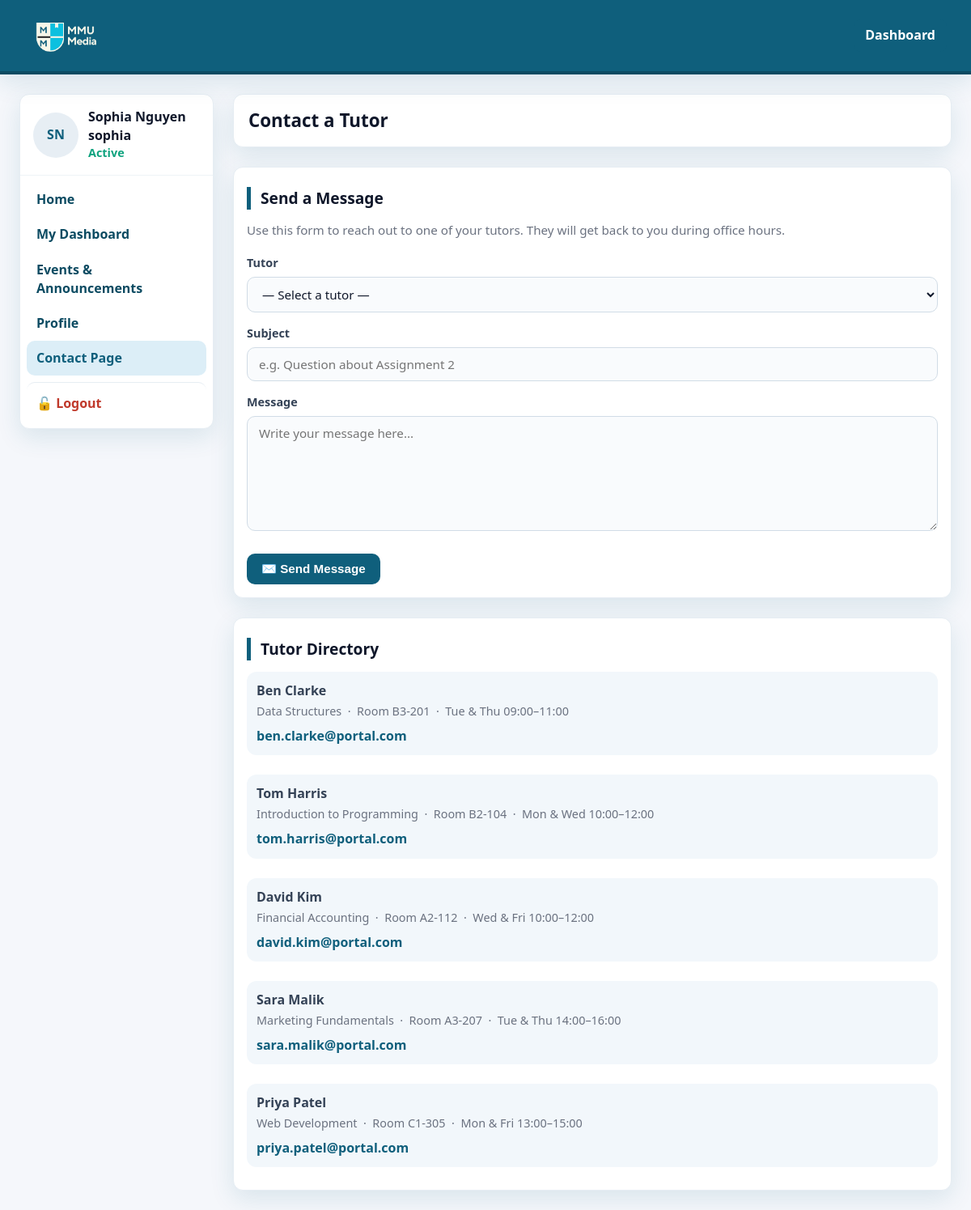
The app's page /contact (signed in) with its own data.
### tables this page shows
CREATE TABLE users (
            id             INTEGER PRIMARY KEY AUTOINCREMENT,
            first_name     TEXT    NOT NULL,
            last_name      TEXT    NOT NULL,
            email          TEXT    UNIQUE NOT NULL,
            password       TEXT    NOT NULL,
            role           TEXT    NOT NULL DEFAULT 'student'
                           CHECK(role IN ('student', 'tutor', 'admin')),
            office_number  TEXT,
            office_hours   TEXT
        );

### app.py (the view)
@app.route('/contact')
def contact():
    if 'user_id' not in session:
        return redirect('/login')
    conn = get_db()
    cursor = conn.cursor()
    if session.get('user_role') == 'tutor':
        cursor.execute("""
            SELECT DISTINCT u.first_name, u.last_name, u.email, c.name, c.code
            FROM users u
            JOIN enrollments e ON e.user_id = u.id
            JOIN courses c ON e.course_id = c.id
            JOIN subjects s ON s.course_id = c.id
            WHERE s.tutor_id = ? AND u.role = 'student'
            ORDER BY u.last_name, u.first_name
        """, (session['user_id'],))
        students = [
            {'first_name': r[0], 'last_name': r[1], 'email': r[2],
             'course_name': r[3], 'course_code': r[4]}
            for r in cursor.fetchall()
        ]
        conn.close()
        return render_template('contact.html', students=students)
    else:
        cursor.execute("""
            SELECT u.first_name, u.last_name, u.email,
                   u.office_number, u.office_hours,
                   GROUP_CONCAT(s.name, ', ') AS subjects
            FROM users u
            JOIN subjects s ON s.tutor_id = u.id
            WHERE u.role = 'tutor'
            GROUP BY u.id
            ORDER BY u.last_name
        """)
        tutors = [
            {'name': f"{r[0]} {r[1]}", 'email': r[2] or '',
             'office_number': r[3] or '—', 'office_hours': r[4] or '—',
             'subjects': r[5] or '—'}
            for r in cursor.fetchall()
        ]
        conn.close()
        return render_template('contact.html', tutors=tutors)

### app.py (called while the page is built)
def get_db():
    conn = sqlite3.connect(DB_PATH, timeout=30, check_same_thread=False)
    conn.execute("PRAGMA journal_mode=WAL")
    conn.execute("PRAGMA busy_timeout=30000")
    return conn

### templates/contact.html (shortened to what this page needs)
<!DOCTYPE html>
<html lang="en">
<head>
  <link rel="stylesheet" href="{{ url_for('static', filename='css/style.css') }}">
  <link rel="stylesheet" href="https://cdn.jsdelivr.net/npm/bootstrap-icons@1.11.3/font/bootstrap-icons.min.css">
</head>
<body>
  <header class="topbar">
    <div class="brand">
      <img src="{{ url_for('static', filename='assets/MMUMediaLogo.png') }}" alt="MMU Media Logo" height="44">
    </div>
    <nav class="nav-buttons">
      <a href="{{ url_for('dashboard') }}">Dashboard</a>
    </nav>
  </header>
  <div class="app" style="grid-template-columns: 240px 1fr">
    <aside class="sidebar" id="sidebar">
      <div class="profile">
        <div class="avatar">{{ session.user_name[0] | upper }}{{ session.user_last_name[0] | upper }}</div>
        <div class="identity">
          <div class="name">{{ session.user_name }} {{ session.user_last_name }}</div>
          <div class="status">Active</div>
        </div>
      </div>
      <nav class="nav">
        <a href="{{ url_for('index') }}">Home</a>
        <a href="{{ url_for('dashboard') }}">My Dashboard</a>
        <a href="{{ url_for('firstPage') }}">Events &amp; Announcements</a>
        <a href="{{ url_for('profile') }}">Profile</a>
        <a href="{{ url_for('contact') }}" class="active">Contact Page</a>
        <a href="{{ url_for('logout') }}" class="nav-logout">🔓 Logout</a>
      </nav>
    </aside>
    <main class="main">
      {% if session.user_role == 'tutor' %}
      <section class="greeting">Contact a Student</section>
      <section class="panel">
        <h2 class="section-title">Send a Message</h2>
        <p style="color:var(--muted); font-size:0.95rem; margin-bottom:20px;">
          Use this form to reach out to one of your students.
        </p>
        <form method="POST" action="{{ url_for('contact_send') }}">
          <div class="form-group">
            <label for="recipient">Student</label>
            <select id="recipient" name="recipient">
              <option value="">— Select a student —</option>
              {% for student in students %}
              <option>{{ student.first_name }} {{ student.last_name }} — {{ student.course_name }}</option>
              {% endfor %}
            </select>
          </div>
          <div class="form-group">
            <label for="subject">Subject</label>
            <input type="text" id="subject" name="subject" placeholder="e.g. Feedback on Assignment 1">
          </div>
          <div class="form-group">
            <label for="message">Message</label>
            <textarea id="message" name="message" rows="6" placeholder="Write your message here..."></textarea>
          </div>
          <button type="submit" class="btn btn-primary" style="margin-top:8px;">✉️ Send Message</button>
        </form>
      </section>
      <section class="panel">
        <h2 class="section-title">Student Directory</h2>
        {% if students %}
        <div style="display:grid; gap:12px;">
          {% for student in students %}
          <div class="tutor">
            <strong>{{ student.first_name }} {{ student.last_name }}</strong>
            <p>{{ student.course_name }} ({{ student.course_code }})</p>
            <a href="mailto:{{ student.email }}">{{ student.email }}</a>
          </div>
          {% endfor %}
        </div>
        {% else %}
        <p style="color:var(--muted); font-style:italic;">No students enrolled in your courses yet.</p>
        {% endif %}
      </section>
      {% else %}
      <section class="greeting">Contact a Tutor</section>
      <section class="panel">
        <h2 class="section-title">Send a Message</h2>
        <p style="color:var(--muted); font-size:0.95rem; margin-bottom:20px;">
          Use this form to reach out to one of your tutors. They will get back to you during office hours.
        </p>
        <form method="POST" action="{{ url_for('contact_send') }}">
          <div class="form-group">
            <label for="recipient">Tutor</label>
            <select id="recipient" name="recipient">
              <option value="">— Select a tutor —</option>
            </select>
          </div>
          <div class="form-group">
            <label for="subject">Subject</label>
            <input type="text" id="subject" name="subject" placeholder="e.g. Question about Assignment 2">
          </div>
          <div class="form-group">
            <label for="message">Message</label>
            <textarea id="message" name="message" rows="6" placeholder="Write your message here..."></textarea>
          </div>
          <button type="submit" class="btn btn-primary" style="margin-top:8px;">✉️ Send Message</button>
        </form>
      </section>
      <section class="panel">
        <h2 class="section-title">Tutor Directory</h2>
        {% if tutors %}
        <div style="display:grid; gap:12px;">
          {% for tutor in tutors %}
          <div class="tutor">
            <strong>{{ tutor.name }}</strong>
            <p>{{ tutor.subjects }} &nbsp;·&nbsp; Room {{ tutor.office_number }} &nbsp;·&nbsp; {{ tutor.office_hours }}</p>
            <a href="mailto:{{ tutor.email }}">{{ tutor.email }}</a>
          </div>
          {% endfor %}
        </div>
        {% else %}
        <p style="color:var(--muted); font-style:italic;">No tutors found.</p>
        {% endif %}
      </section>
      {% endif %}
    </main>
  </div>
</body>
</html>

### static/css/style.css (style rules this page uses)
:root { --primary: #0f5f7c; --primary-700: #0c4b62; --primary-300: #1a7aa1; --ink: #0f172a; --text: #344256; --muted: #6b7280; --bg: #f5f7fb; --surface: #ffffff; --warning: #f59e0b; --shadow: 0 10px 30px rgba(15, 95, 124, 0.12); --radius: 12px; }
html, body { overflow-x: hidden; }
* { box-sizing: border-box; margin: 0; padding: 0; }
body { font-family: system-ui, -apple-system, Segoe UI, Roboto, "Helvetica Neue", Arial, sans-serif; background: var(--bg); color: var(--text); line-height: 1.45; }
a { color: inherit; text-decoration: none; }
.topbar { position: sticky; top: 0; z-index: 100; display: flex; justify-content: space-between; align-items: center; padding: 14px 30px; background: var(--primary); color: white; border-bottom: 4px solid var(--primary-700); box-shadow: var(--shadow); }
.brand { display: flex; align-items: center; gap: 12px; font-weight: 800; letter-spacing: 0.2px; white-space: nowrap; }
.brand img { height: 60px; width: auto; display: block; }
.nav-buttons { display: flex; align-items: center; gap: 12px; flex-wrap: wrap; }
.nav-buttons a { color: white; font-weight: bold; padding: 8px 14px; border-radius: 8px; background: var(--primary); transition: background 0.2s; }
.app { display: grid; grid-template-columns: 240px 1fr minmax(300px, 360px); gap: 24px; padding: 24px; max-width: 1400px; margin: 0 auto; }
.main { display: grid; gap: 24px; }
.sidebar { position: sticky; top: 78px; align-self: start; background: var(--surface); border: 1px solid #e6edf3; border-radius: var(--radius); box-shadow: var(--shadow); overflow: hidden; }
.profile { display: grid; grid-template-columns: 56px 1fr; gap: 12px; padding: 16px; border-bottom: 1px solid #eef3f7; align-items: center; }
.avatar { width: 56px; height: 56px; border-radius: 50%; background: #e7eef4; display: grid; place-items: center; font-weight: 800; color: var(--primary); flex-shrink: 0; }
.identity .name { font-weight: 800; color: var(--ink); }
.identity .status { color: #10a37f; font-weight: 600; font-size: 0.9rem; }
.nav { padding: 8px; }
.nav a { display: flex; align-items: center; gap: 10px; padding: 10px 12px; border-radius: 10px; color: var(--primary-700); font-weight: 600; }
.nav a.active { background: #dceef7; color: var(--primary); }
.nav a.nav-logout { color: #c0392b; margin-top: 8px; border-top: 1px solid #e6edf3; padding-top: 14px; }
.panel { background: var(--surface); border: 1px solid #e6edf3; border-radius: var(--radius); box-shadow: var(--shadow); padding: 16px; }
.greeting { background: var(--surface); border: 1px solid #e6edf3; border-radius: var(--radius); box-shadow: var(--shadow); padding: 16px 18px; color: var(--ink); font-weight: 800; font-size: 1.4rem; }
.section-title { font-size: 1.2rem; font-weight: 800; color: var(--ink); margin: 8px 0 14px; padding-left: 12px; border-left: 5px solid var(--primary); }
.btn { display: inline-flex; align-items: center; gap: 6px; padding: 10px 18px; border-radius: 10px; font-weight: 700; font-size: 0.95rem; cursor: pointer; border: none; }
.btn-primary { background: var(--primary); color: white; }
.form-group { margin-bottom: 14px; }
.form-group label, .form-label { display: block; font-weight: 700; color: var(--text); margin-bottom: 6px; margin-top: 16px; font-size: 0.9rem; }
input[type="text"], input[type="email"], input[type="password"], textarea, select { width: 100%; padding: 10px 14px; border: 1px solid #d1dce6; border-radius: 10px; font-size: 0.95rem; color: var(--ink); background: #f9fbfd; outline: none; font-family: inherit; }
textarea { resize: vertical; min-height: 90px; }
.tutor { background: #f2f7fb; padding: 12px; border-radius: var(--radius); margin-bottom: 12px; }
.tutor p { margin: 4px 0 8px; font-size: 0.9rem; color: var(--muted); }
.tutor a { font-weight: 600; color: var(--primary); }
@media (max-width: 1200px) { .app { grid-template-columns: 220px 1fr 280px; } }

### records on screen
users: name "Ben Clarke", subjects "Data Structures", office_number "B3-201", office_hours "Tue & Thu 09:00–11:00", email "ben.clarke@portal.com"
users: name "Tom Harris", subjects "Introduction to Programming", office_number "B2-104", office_hours "Mon & Wed 10:00–12:00", email "tom.harris@portal.com"
users: name "David Kim", subjects "Financial Accounting", office_number "A2-112", office_hours "Wed & Fri 10:00–12:00", email "david.kim@portal.com"
users: name "Sara Malik", subjects "Marketing Fundamentals", office_number "A3-207", office_hours "Tue & Thu 14:00–16:00", email "sara.malik@portal.com"
users: name "Priya Patel", subjects "Web Development", office_number "C1-305", office_hours "Mon & Fri 13:00–15:00", email "priya.patel@portal.com"

### other values on screen
{{ session.user_name[0] | upper }} "S"
{{ session.user_last_name[0] | upper }} "N"
{{ session.user_name }} "Sophia"
{{ session.user_last_name }} "Nguyen sophia"
